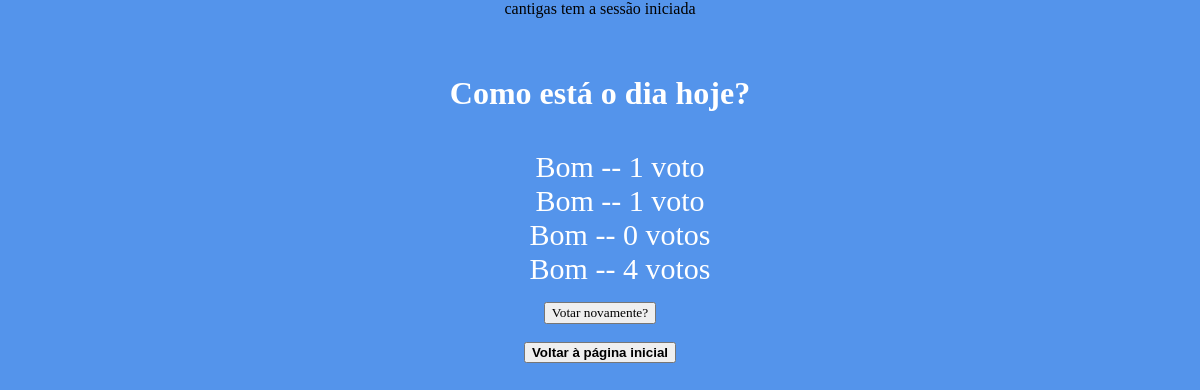
/votacao/2/resultados (signed in), run on the app's committed database.
### votacao/models.py (models this page shows, shortened)
class Questao(models.Model):
 questao_texto = models.CharField(max_length=200)
 pub_data = models.DateTimeField('data de publicacao')

class Opcao(models.Model):
 questao = models.ForeignKey(Questao, on_delete=models.CASCADE)
 opcao_texto = models.CharField(max_length=200)
 votos = models.IntegerField(default=0)

### votacao/views.py (the view)
# urls.py: path("<int:questao_id>/resultados", views.resultados, name="resultados"),
def resultados(request, questao_id):
    questao = get_object_or_404(Questao, pk=questao_id)
    return render(request, 'votacao/resultados.html', {'questao': questao})

### votacao/templates/votacao/resultados.html (shortened to what this page needs)
{% extends "./secondbase.html" %}
{% block body %}
    <h1>{{ questao.questao_texto }}</h1>
    <form action="{% url 'votacao:detalhe' questao.id %}" method="post">
        <ul>
        {% for opcao in questao.opcao_set.all %}
        <li>{{ opcao.opcao_texto }} -- {{ opcao.votos }} voto{{ opcao.votos|pluralize }}</li>
        {% endfor %}
        </ul>
        <input type="submit" value="Votar novamente?"/>
    </form>
    <br>
    <br>
{% endblock %}

### votacao/templates/votacao/index.html (shortened to what this page needs)
<!DOCTYPE html>
<html lang="en">
<head>
    {% load static %}
    <link rel="stylesheet" type="text/css" href="{% static 'votacao/css/estilos.css' %}">
</head>
<body>
    <div>
        {% if request.user.is_authenticated %}
            <a onmouseover="show()" id="u" onmouseout="hide()">{{request.user.username}} tem a sessão iniciada</a>
        <br>
        <br>
    </div>
        {% else %}
            <p>O utilizador não tem a sessão iniciada</p>
            <a href="{% url 'votacao:registar' %}">Registar</a>
            <a href="{% url 'votacao:iniciarsessao' %}">Iniciar Sessão</a>
        {% endif %}
    <br>
    {% block body %}{% endblock %}
{% block homepage %}
{% endblock %}
</body>
</html>

### votacao/static/votacao/css/estilos.css (style rules this page uses)
body { background-image: url('images/Iscte.JPG'); background-color: #5494EB; background-position: center; background-size: auto; background-repeat: no-repeat; margin: 0; font-family: Arial black; align:center; text-align:center; }
h1 { font-family: Arial black; text-align: center; color: white; }
p, li { text-align:center; color: white; font-size: 30px; }
ul { list-style-type: none; font-family: Arial black; text-align: center; }
input { color: black; text-align: center; font-family: Arial black; }
form { postion:fixed; top:50%; left:50%; width:500px; display:inline-block; margin: auto; }

### data on the page
Questao: questao_texto "Como está o dia hoje?"
Opcao: opcao_texto "Bom", votos "1"
Opcao: opcao_texto "Bom", votos "1"
Opcao: opcao_texto "Bom", votos "0"
Opcao: opcao_texto "Bom", votos "4"

### other printed values
{{ request.user.username }} "cantigas"
